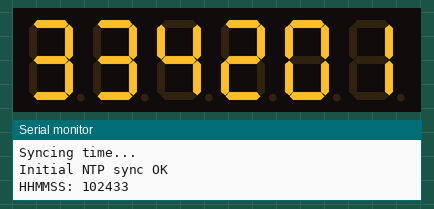
A program run on a simulated ESP32. On the bench: 6-digit seven-segment display, the last lines printed to the serial monitor. Wiring (inferred from the names in the program): BCD to 7-segment decoder: data GPIO 19, GPIO 21, GPIO 22, GPIO 23; 6-digit 7-segment display, segments lit when HIGH: segments Q0, Q1, Q2, Q3, Q4, Q5, Q6; digit selects GPIO 0, GPIO 4, GPIO 16, GPIO 17, GPIO 5, GPIO 18. WiFi joins after 1.5 s; servers stay silent unless stated; the local clock reads 2024-03-15 10:24:30 at power-on unless the program sets it; random numbers use the default seed unless the program sets one; the segment pins are drawn as the display they are named for; not simulated (calls return 0 or success): secret.h.

Above: at 3.1 s.
At 8.1 s:
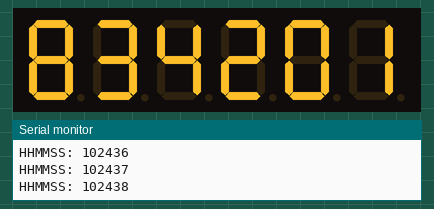
At 11.1 s:
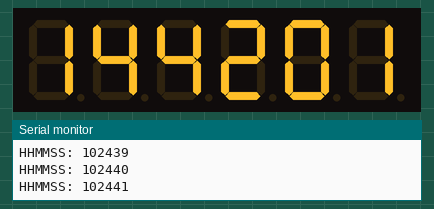
At 20.1 s:
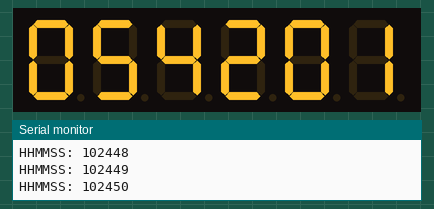
At 29.1 s:
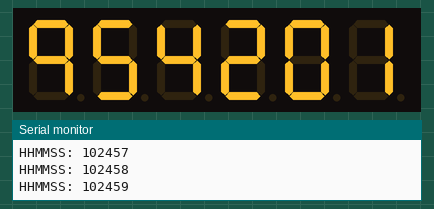
At 38.1 s:
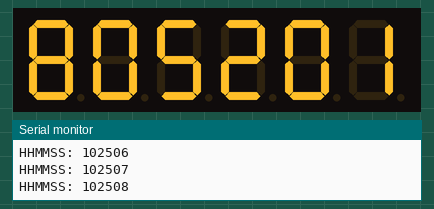

Measured:
- what the display in image 1 shows lasts 1.0 s, from 8.1 s to 9.1 s

The program:

main.cpp
```cpp
#include <Arduino.h>
#include <WiFi.h>
#include <Wire.h>
#include "ntp.h"
#include "secret.h"
#include "NixiePrint.h"

NixiePrint nix;
NTP ntp(WIFI_SSID, WIFI_PASSWORD);

uint32_t makeHHMMSS(const struct tm& t) {
  uint32_t hh = t.tm_hour;
  uint32_t mm = t.tm_min;
  uint32_t ss = t.tm_sec;
  return hh * 10000 + mm * 100 + ss;
}

void setup() {
  Serial.begin(115200);
  nix.setup();

  // ★まず極性チェック（必要なら一度だけ実行）
  // nix.polaritySelfTest(250); while(true) { nix.refresh(); }

  // 起動演出（任意）
  nix.splashRandom(1500, 40);

  ntp.setSyncIntervalSeconds(3600);
  if (ntp.begin()) Serial.println("Initial NTP sync OK");
  else             Serial.println("Initial NTP sync FAILED");

  nix.setNumber(0);

  // さらにゴーストが残る場合はここを増やす（例：300〜350）
  auto tt = nix.timings();
  tt.BLANK_US  = 800;   // ←強化
  tt.SETTLE_US = 40;
  tt.ON_US     = 1700;  // 必要に応じ 1500〜2500 で調整
  nix.setTimings(tt);
}

void loop() {
  ntp.update();

  static uint32_t lastUpdate = 0;
  if (millis() - lastUpdate >= 1000) {
    lastUpdate = millis();
    struct tm now{};
    if (ntp.getTime(&now)) {
      uint32_t hhmmss = makeHHMMSS(now);
      nix.setNumber(hhmmss);
      Serial.printf("HHMMSS: %06u\n", hhmmss);
    }
  }

  // 常時走査
  nix.refresh();
}
```

NixiePrint.cpp
```cpp
#include "NixiePrint.h"

// 静的配列の実体
const uint8_t NixiePrint::BCD_PINS[4]   = {19, 21, 22, 23};
const uint8_t NixiePrint::DIGIT_PINS[6] = {0, 4, 16, 17, 5, 18};
```

NixiePrint.h
```cpp
#pragma once
#include "Arduino.h"
#ifdef ESP32
  #include "esp_system.h" // esp_random()
  #include "freertos/FreeRTOS.h"
  #include "freertos/portmacro.h"
#endif

class NixiePrint {
  public:
    // ---- ハード依存（配列の実体は NixiePrint.cpp に定義）----
    static constexpr bool DIGIT_ACTIVE_HIGH = true; // ←実機により true/false 調整
    static const uint8_t BCD_PINS[4];
    static const uint8_t DIGIT_PINS[6];

    // タイミング（µs）
    struct Timings {
      uint16_t BLANK_US  = 220; // ←強めのブランキング（必要なら 300〜400 も）
      uint16_t SETTLE_US = 8;   // BCD安定待ち
      uint16_t ON_US     = 1800;// 明るさ（総周波数が 70〜120Hz になる範囲で調整）
    };

    void setup() {
      for (uint8_t i = 0; i < 4; i++) pinMode(BCD_PINS[i], OUTPUT);
      for (uint8_t i = 0; i < 6; i++) pinMode(DIGIT_PINS[i], OUTPUT);
      disableAllDigits();
      blankBCD();

      #ifdef ESP32
        randomSeed(esp_random());
      #else
        randomSeed(analogRead(A0));
      #endif
    }

    // 表示値セット（例: HHMMSS）
    void setNumber(uint32_t n) {
      for (uint8_t i = 0; i < 6; i++) { buf_[i] = n % 10; n /= 10; }
    }

    // 高頻度で呼ぶ・非ブロッキング走査
    void refresh() {
      const uint32_t now = micros();
      switch (stage_) {
        case STAGE_BLANK: {
        if (!didBlank_) {
            CRIT_ENTER();
            disableAllDigits();
            // まず必ず空白に（0xF）
            blankBCD();
            CRIT_EXIT();
            didBlank_ = true;
            stageStartUs_ = now;
        } else if (elapsedUs(now, stageStartUs_) >= t_.BLANK_US) {
            // 空白のまま一瞬置いてから目的BCDへ
            // （BLANK_USを短め、SETTLE_USを長めに）
            writeBCD(buf_[cur_]);
            stage_ = STAGE_SETTLE;
            stageStartUs_ = now;
        }
        } break;

        case STAGE_SETTLE: {
          if (elapsedUs(now, stageStartUs_) >= t_.SETTLE_US) {
            // 目的BCDが安定したら桁ON（ここも原子的に）
            CRIT_ENTER();
            enableDigit(cur_);
            CRIT_EXIT();
            stage_ = STAGE_ON;
            stageStartUs_ = now;
          }
        } break;

        case STAGE_ON: {
          if (elapsedUs(now, stageStartUs_) >= t_.ON_US) {
            // 次桁へ：まず確実にOFF（原子的に）
            CRIT_ENTER();
            disableAllDigits();
            CRIT_EXIT();
            cur_   = (cur_ + 1) % 6;
            stage_ = STAGE_BLANK;
            didBlank_ = false;
            stageStartUs_ = now;
          }
        } break;
      }
    }

    void setTimings(const Timings& tt) { t_ = tt; }
    Timings timings() const { return t_; }

    // 起動演出（走査型）
    void splashRandom(uint32_t duration_ms = 1500, uint16_t frame_ms = 40) {
      uint32_t until = millis() + duration_ms;
      uint32_t nextFrame = 0;
      while ((int32_t)(millis() - (int32_t)until) < 0) {
        if ((int32_t)(millis() - (int32_t)nextFrame) >= 0) {
          nextFrame = millis() + frame_ms;
          setNumber(random6Digits_());
        }
        refresh();
      }
      CRIT_ENTER();
      disableAllDigits();
      blankBCD();
      CRIT_EXIT();
    }

    // 1周ブロッキング描画（デバッグ用）
    void printBlocking(uint32_t n) {
      uint8_t digits[6];
      for (uint8_t i = 0; i < 6; i++) { digits[i] = n % 10; n /= 10; }

      for (uint8_t i = 0; i < 6; i++) {
        CRIT_ENTER();
        disableAllDigits();
        blankBCD();
        CRIT_EXIT();
        delayMicroseconds(t_.BLANK_US);

        writeBCD(digits[i]);
        delayMicroseconds(t_.SETTLE_US);

        CRIT_ENTER();
        enableDigit(i);
        CRIT_EXIT();
        delayMicroseconds(t_.ON_US);
      }
      CRIT_ENTER();
      disableAllDigits();
      blankBCD();
      CRIT_EXIT();
    }

    // 全桁同時点灯（短時間テスト）
    void testAllDigits(uint8_t bcd_value = 8, uint16_t hold_ms = 300) {
      CRIT_ENTER();
      disableAllDigits();
      writeBCD(bcd_value);
      for (uint8_t i = 0; i < 6; ++i) enableDigit(i);
      CRIT_EXIT();
      delay(hold_ms);
      CRIT_ENTER();
      disableAllDigits();
      blankBCD();
      CRIT_EXIT();
    }

    // ★極性チェック：1桁ずつ順番にON。期待通り1本ずつ光かない場合は DIGIT_ACTIVE_HIGH を反転
    void polaritySelfTest(uint16_t hold_ms = 250) {
      writeBCD(8);
      for (uint8_t i = 0; i < 6; ++i) {
        CRIT_ENTER();
        disableAllDigits();
        enableDigit(i);
        CRIT_EXIT();
        delay(hold_ms);
      }
      CRIT_ENTER();
      disableAllDigits();
      blankBCD();
      CRIT_EXIT();
    }

  private:
    enum Stage : uint8_t { STAGE_BLANK, STAGE_SETTLE, STAGE_ON };
    volatile Stage    stage_        = STAGE_BLANK;
    volatile uint8_t  cur_          = 0;
    volatile bool     didBlank_     = false;
    volatile uint32_t stageStartUs_ = 0;
    uint8_t           buf_[6]       = {0};
    Timings           t_;

    // クリティカルセクション（ESP32はミューテックス、他は割り込み禁止）
    #ifdef ESP32
      portMUX_TYPE mux_ = portMUX_INITIALIZER_UNLOCKED;
      inline void CRIT_ENTER() { portENTER_CRITICAL(&mux_); }
      inline void CRIT_EXIT()  { portEXIT_CRITICAL(&mux_);  }
    #else
      inline void CRIT_ENTER() { noInterrupts(); }
      inline void CRIT_EXIT()  { interrupts();   }
    #endif

    static inline uint32_t elapsedUs(uint32_t now, uint32_t since) {
      return (uint32_t)((int32_t)(now - since));
    }

    inline void writeDigitRaw(uint8_t idx, bool on) {
      if (idx >= 6) return;
      if (DIGIT_ACTIVE_HIGH) digitalWrite(DIGIT_PINS[idx], on ? HIGH : LOW);
      else                   digitalWrite(DIGIT_PINS[idx], on ? LOW  : HIGH);
    }
    void enableDigit(uint8_t idx) { writeDigitRaw(idx, true); }
    void disableDigit(uint8_t idx){ writeDigitRaw(idx, false); }
    void disableAllDigits() { for (uint8_t i = 0; i < 6; i++) writeDigitRaw(i, false); }

    // アイドルは必ずブランク(0xF=1111)
    void blankBCD() { for (uint8_t i = 0; i < 4; i++) digitalWrite(BCD_PINS[i], HIGH); }

    // 0〜9をBCDで出力（桁はOFF/ブランク中に呼ぶこと）
    void writeBCD(uint8_t n) {
      if (n > 9) return;
      for (uint8_t i = 0; i < 4; i++) {
        const uint8_t bitVal = (n >> i) & 0x1;
        digitalWrite(BCD_PINS[i], bitVal ? HIGH : LOW);
      }
    }

    uint32_t random6Digits_() {
      uint32_t v = 0;
      for (uint8_t i = 0; i < 6; ++i) v = v * 10 + (uint32_t)random(0, 10);
      return v;
    }
};
```

ntp.h
```cpp
#pragma once
#include <Arduino.h>
#include <WiFi.h>
#include <time.h>
#include "secret.h"

class NTP {
  private:
    const char*    SSID;
    const char*    PASS;
    const char*    NTP_SERVER_1    = "ntp.nict.jp";
    const char*    NTP_SERVER_2    = "time.google.com";
    const char*    NTP_SERVER_3    = "ntp.jst.mfeed.ad.jp";
    const uint32_t GMT_OFFSET      = 3600 * 9;  // JST
    const uint8_t  DAYLIGHT_OFFSET = 0;

    const uint8_t  CONN_TRY_TIMES  = 10;   // WiFi接続の試行回数
    const uint16_t CONN_TRY_INTVL  = 500;  // 試行間隔[ms]

    uint32_t       SYNC_INTERVAL_SEC = 3600; // 再同期間隔（秒）
    time_t         last_sync_epoch_ = 0;     // 直近同期のepoch秒
    bool           is_configured    = false; // ひとまず最初の同期が完了したか

    bool connectWiFi_() {
      WiFi.mode(WIFI_STA);
      WiFi.begin(SSID, PASS);
      for (uint8_t i = 0; i < CONN_TRY_TIMES; ++i) {
        if (WiFi.status() == WL_CONNECTED) return true;
        delay(CONN_TRY_INTVL);
      }
      return false;
    }

    void disconnectWiFi_() {
      WiFi.disconnect(true, true);  // APから切断 + ステーション停止
      WiFi.mode(WIFI_OFF);          // 省電力
    }

    bool syncTimeOnce_() {
      // NTP設定（これでSNTPクライアントが起動し時刻を取得）
      configTime(GMT_OFFSET, DAYLIGHT_OFFSET, NTP_SERVER_1, NTP_SERVER_2, NTP_SERVER_3);

      // 取得完了待ち（最大 ~3秒程度で十分なことが多い）
      tm timeinfo{};
      const uint32_t deadline = millis() + 3000;
      while (millis() < deadline) {
        if (getLocalTime(&timeinfo, 200 /*ms*/)) {
          last_sync_epoch_ = mktime(&timeinfo);
          is_configured = true;
          return true;
        }
      }
      return false;
    }

    bool connectAndSync_() {
      if (!connectWiFi_()) return false;
      Serial.println("Syncing time...");
      bool ok = syncTimeOnce_();
      disconnectWiFi_();
      return ok;
    }

  public:
    NTP(const char* _SSID = WIFI_SSID, const char* _PASS = WIFI_PASSWORD)
      : SSID(_SSID), PASS(_PASS) {}

    // 最初の同期（起動時などに1回呼ぶ）
    bool begin() {
      return connectAndSync_();
    }

    // ループ内から定期的に呼ぶと、必要に応じて1時間おきに再同期
    void update() {
      if (!is_configured) {
        // まだ一度も同期できていなければ試す
        connectAndSync_();
        return;
      }

      // RTCカウント中：必要時間経過したら再同期
      time_t now_epoch = time(nullptr);
      if (now_epoch == 0) {
        // 稀に未初期化に見える場合は再同期を試みる
        connectAndSync_();
        return;
      }

      if ((uint32_t)(now_epoch - last_sync_epoch_) >= SYNC_INTERVAL_SEC) {
        connectAndSync_();
      }
    }

    // 任意タイミングで現在時刻を取り出し（秒境界に合わせる版）
    bool getTimeOnSecond(struct tm* tm_out) {
      if (!tm_out) return false;
      if (!getLocalTime(tm_out)) return false;

      uint8_t prev = tm_out->tm_sec;
      // 次の秒に変わるのを待つ（最大1.2秒程度で抜ける）
      uint32_t deadline = millis() + 1200;
      do {
        if (!getLocalTime(tm_out, 50)) return false;
      } while (tm_out->tm_sec == prev && millis() < deadline);

      return true;
    }

    // 秒境界にこだわらない現在時刻
    bool getTime(struct tm* tm_out) {
      if (!tm_out) return false;
      return getLocalTime(tm_out);
    }

    void setSyncIntervalSeconds(uint32_t sec) { SYNC_INTERVAL_SEC = sec; }
    uint32_t getSyncIntervalSeconds() const { return SYNC_INTERVAL_SEC; }

    bool getIsConfigured() const { return is_configured; }
    time_t getLastSyncEpoch() const { return last_sync_epoch_; }
};
```
